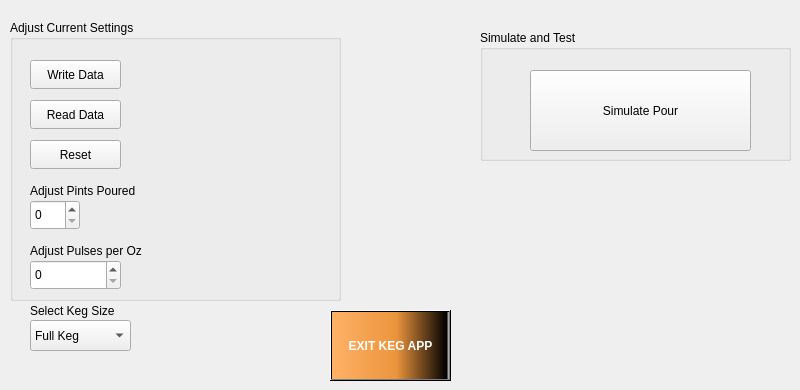
    <widget class="QWidget" name="tab_2">
     <attribute name="title">
      <string>Settings</string>
     </attribute>
     <widget class="QGroupBox" name="groupBox_2">
      <property name="geometry">
       <rect>
        <x>10</x>
        <y>20</y>
        <width>331</width>
        <height>281</height>
       </rect>
      </property>
      <property name="title">
       <string>Adjust Current Settings</string>
      </property>
      <widget class="QLabel" name="label_10">
       <property name="geometry">
        <rect>
         <x>20</x>
         <y>160</y>
         <width>151</width>
         <height>21</height>
        </rect>
       </property>
       <property name="text">
        <string>Adjust Pints Poured</string>
       </property>
      </widget>
      <widget class="QPushButton" name="ResetBtn">
       <property name="geometry">
        <rect>
         <x>20</x>
         <y>120</y>
         <width>91</width>
         <height>29</height>
        </rect>
       </property>
       <property name="text">
        <string>Reset</string>
       </property>
      </widget>
      <widget class="QSpinBox" name="PintsPouredspinBox">
       <property name="geometry">
        <rect>
         <x>20</x>
         <y>180</y>
         <width>50</width>
         <height>30</height>
        </rect>
       </property>
       <property name="maximum">
        <number>103</number>
       </property>
      </widget>
      <widget class="QPushButton" name="ReadDataBtn">
       <property name="geometry">
        <rect>
         <x>20</x>
         <y>80</y>
         <width>91</width>
         <height>29</height>
        </rect>
       </property>
       <property name="text">
        <string>Read Data</string>
       </property>
      </widget>
      <widget class="QPushButton" name="WriteDataBtn">
       <property name="geometry">
        <rect>
         <x>20</x>
         <y>40</y>
         <width>91</width>
         <height>29</height>
        </rect>
       </property>
       <property name="text">
        <string>Write Data</string>
       </property>
      </widget>
      <widget class="QSpinBox" name="PulsespinBox">
       <property name="geometry">
        <rect>
         <x>20</x>
         <y>240</y>
         <width>91</width>
         <height>30</height>
        </rect>
       </property>
      </widget>
      <widget class="QLabel" name="label_11">
       <property name="geometry">
        <rect>
         <x>20</x>
         <y>220</y>
         <width>151</width>
         <height>21</height>
        </rect>
       </property>
       <property name="text">
        <string>Adjust Pulses per Oz</string>
       </property>
      </widget>
     </widget>
     <widget class="QGroupBox" name="groupBox_3">
      <property name="geometry">
       <rect>
        <x>480</x>
        <y>30</y>
        <width>311</width>
        <height>131</height>
       </rect>
      </property>
      <property name="title">
       <string>Simulate and Test</string>
      </property>
      <widget class="QPushButton" name="SimPourBtn">
       <property name="geometry">
        <rect>
         <x>50</x>
         <y>40</y>
         <width>221</width>
         <height>81</height>
        </rect>
       </property>
       <property name="text">
        <string>Simulate Pour</string>
       </property>
      </widget>
     </widget>
     <widget class="QPushButton" name="ExitButton">
      <property name="geometry">
       <rect>
        <x>330</x>
        <y>310</y>
        <width>121</width>
        <height>71</height>
       </rect>
      </property>
      <property name="palette">
       <palette>
        <active>
         <colorrole role="WindowText">
          <brush brushstyle="SolidPattern">
           <color alpha="255">
            <red>0</red>
            <green>0</green>
            <blue>0</blue>
           </color>
          </brush>
         </colorrole>
         <colorrole role="Button">
          <brush brushstyle="LinearGradientPattern">
           <gradient startx="0.000000000000000" starty="0.000000000000000" endx="1.000000000000000" endy="0.000000000000000" type="LinearGradient" spread="PadSpread" coordinatemode="ObjectBoundingMode">
            <gradientstop position="0.000000000000000">
             <color alpha="255">
              <red>255</red>
              <green>178</green>
              <blue>102</blue>
             </color>
            </gradientstop>
            <gradientstop position="0.550000000000000">
             <color alpha="255">
              <red>235</red>
              <green>148</green>
              <blue>61</blue>
             </color>
            </gradientstop>
            <gradientstop position="0.980000000000000">
             <color alpha="255">
              <red>0</red>
              <green>0</green>
              <blue>0</blue>
             </color>
            </gradientstop>
            <gradientstop position="1.000000000000000">
             <color alpha="0">
              <red>0</red>
              <green>0</green>
              <blue>0</blue>
             </color>
            </gradientstop>
           </gradient>
          </brush>
         </colorrole>
         <colorrole role="Light">
          <brush brushstyle="SolidPattern">
           <color alpha="255">
            <red>255</red>
            <green>255</green>
            <blue>255</blue>
           </color>
          </brush>
         </colorrole>
         <colorrole role="Midlight">
          <brush brushstyle="SolidPattern">
           <color alpha="255">
            <red>255</red>
            <green>255</green>
            <blue>255</blue>
           </color>
          </brush>
         </colorrole>
         <colorrole role="Dark">
          <brush brushstyle="SolidPattern">
           <color alpha="255">
            <red>127</red>
            <green>127</green>
            <blue>127</blue>
           </color>
          </brush>
         </colorrole>
         <colorrole role="Mid">
          <brush brushstyle="SolidPattern">
           <color alpha="255">
            <red>170</red>
            <green>170</green>
            <blue>170</blue>
           </color>
          </brush>
         </colorrole>
         <colorrole role="Text">
          <brush brushstyle="SolidPattern">
           <color alpha="255">
            <red>0</red>
            <green>0</green>
            <blue>0</blue>
           </color>
          </brush>
         </colorrole>
         <colorrole role="BrightText">
          <brush brushstyle="SolidPattern">
           <color alpha="255">
            <red>255</red>
            <green>255</green>
            <blue>255</blue>
           </color>
          </brush>
         </colorrole>
         <colorrole role="ButtonText">
          <brush brushstyle="SolidPattern">
           <color alpha="255">
            <red>255</red>
            <green>255</green>
            <blue>255</blue>
           </color>
          </brush>
         </colorrole>
         <colorrole role="Base">
          <brush brushstyle="LinearGradientPattern">
           <gradient startx="0.000000000000000" starty="0.000000000000000" endx="1.000000000000000" endy="0.000000000000000" type="LinearGradient" spread="PadSpread" coordinatemode="ObjectBoundingMode">
            <gradientstop position="0.000000000000000">
             <color alpha="255">
              <red>255</red>
              <green>178</green>
              <blue>102</blue>
             </color>
            </gradientstop>
            <gradientstop position="0.550000000000000">
             <color alpha="255">
              <red>235</red>
              <green>148</green>
              <blue>61</blue>
             </color>
            </gradientstop>
            <gradientstop position="0.980000000000000">
             <color alpha="255">
              <red>0</red>
              <green>0</green>
              <blue>0</blue>
             </color>
            </gradientstop>
            <gradientstop position="1.000000000000000">
             <color alpha="0">
              <red>0</red>
              <green>0</green>
              <blue>0</blue>
             </color>
            </gradientstop>
           </gradient>
          </brush>
         </colorrole>
         <colorrole role="Window">
          <brush brushstyle="LinearGradientPattern">
           <gradient startx="0.000000000000000" starty="0.000000000000000" endx="1.000000000000000" endy="0.000000000000000" type="LinearGradient" spread="PadSpread" coordinatemode="ObjectBoundingMode">
            <gradientstop position="0.000000000000000">
             <color alpha="255">
              <red>255</red>
              <green>178</green>
              <blue>102</blue>
             </color>
            </gradientstop>
            <gradientstop position="0.550000000000000">
             <color alpha="255">
              <red>235</red>
              <green>148</green>
              <blue>61</blue>
             </color>
            </gradientstop>
            <gradientstop position="0.980000000000000">
             <color alpha="255">
              <red>0</red>
              <green>0</green>
              <blue>0</blue>
             </color>
            </gradientstop>
            <gradientstop position="1.000000000000000">
             <color alpha="0">
              <red>0</red>
              <green>0</green>
              <blue>0</blue>
             </color>
            </gradientstop>
           </gradient>
          </brush>
         </colorrole>
         <colorrole role="Shadow">
          <brush brushstyle="SolidPattern">
           <color alpha="255">
            <red>0</red>
            <green>0</green>
            <blue>0</blue>
           </color>
          </brush>
         </colorrole>
         <colorrole role="AlternateBase">
          <brush brushstyle="SolidPattern">
           <color alpha="255">
            <red>255</red>
            <green>255</green>
            <blue>255</blue>
           </color>
          </brush>
         </colorrole>
         <colorrole role="ToolTipBase">
          <brush brushstyle="SolidPattern">
           <color alpha="255">
            <red>255</red>
            <green>255</green>
            <blue>220</blue>
           </color>
          </brush>
         </colorrole>
         <colorrole role="ToolTipText">
          <brush brushstyle="SolidPattern">
           <color alpha="255">
            <red>0</red>
            <green>0</green>
            <blue>0</blue>
           </color>
          </brush>
         </colorrole>
        </active>
        <inactive>
         <colorrole role="WindowText">
          <brush brushstyle="SolidPattern">
           <color alpha="255">
            <red>0</red>
            <green>0</green>
            <blue>0</blue>
           </color>
          </brush>
         </colorrole>
         <colorrole role="Button">
          <brush brushstyle="LinearGradientPattern">
           <gradient startx="0.000000000000000" starty="0.000000000000000" endx="1.000000000000000" endy="0.000000000000000" type="LinearGradient" spread="PadSpread" coordinatemode="ObjectBoundingMode">
            <gradientstop position="0.000000000000000">
             <color alpha="255">
              <red>255</red>
              <green>178</green>
              <blue>102</blue>
             </color>
            </gradientstop>
            <gradientstop position="0.550000000000000">
             <color alpha="255">
              <red>235</red>
              <green>148</green>
              <blue>61</blue>
             </color>
            </gradientstop>
            <gradientstop position="0.980000000000000">
             <color alpha="255">
              <red>0</red>
              <green>0</green>
              <blue>0</blue>
             </color>
            </gradientstop>
            <gradientstop position="1.000000000000000">
             <color alpha="0">
              <red>0</red>
              <green>0</green>
              <blue>0</blue>
             </color>
            </gradientstop>
           </gradient>
          </brush>
         </colorrole>
         <colorrole role="Light">
          <brush brushstyle="SolidPattern">
           <color alpha="255">
            <red>255</red>
            <green>255</green>
            <blue>255</blue>
           </color>
          </brush>
         </colorrole>
         <colorrole role="Midlight">
          <brush brushstyle="SolidPattern">
           <color alpha="255">
            <red>255</red>
            <green>255</green>
            <blue>255</blue>
           </color>
          </brush>
         </colorrole>
         <colorrole role="Dark">
          <brush brushstyle="SolidPattern">
           <color alpha="255">
            <red>127</red>
            <green>127</green>
            <blue>127</blue>
           </color>
          </brush>
         </colorrole>
         <colorrole role="Mid">
          <brush brushstyle="SolidPattern">
           <color alpha="255">
            <red>170</red>
            <green>170</green>
            <blue>170</blue>
           </color>
          </brush>
         </colorrole>
         <colorrole role="Text">
          <brush brushstyle="SolidPattern">
           <color alpha="255">
            <red>0</red>
            <green>0</green>
            <blue>0</blue>
           </color>
          </brush>
         </colorrole>
         <colorrole role="BrightText">
          <brush brushstyle="SolidPattern">
           <color alpha="255">
            <red>255</red>
            <green>255</green>
            <blue>255</blue>
           </color>
          </brush>
         </colorrole>
         <colorrole role="ButtonText">
          <brush brushstyle="SolidPattern">
           <color alpha="255">
            <red>255</red>
            <green>255</green>
            <blue>255</blue>
           </color>
          </brush>
         </colorrole>
         <colorrole role="Base">
          <brush brushstyle="LinearGradientPattern">
           <gradient startx="0.000000000000000" starty="0.000000000000000" endx="1.000000000000000" endy="0.000000000000000" type="LinearGradient" spread="PadSpread" coordinatemode="ObjectBoundingMode">
            <gradientstop position="0.000000000000000">
             <color alpha="255">
              <red>255</red>
              <green>178</green>
              <blue>102</blue>
             </color>
            </gradientstop>
            <gradientstop position="0.550000000000000">
             <color alpha="255">
              <red>235</red>
              <green>148</green>
              <blue>61</blue>
             </color>
            </gradientstop>
            <gradientstop position="0.980000000000000">
             <color alpha="255">
              <red>0</red>
              <green>0</green>
              <blue>0</blue>
             </color>
            </gradientstop>
            <gradientstop position="1.000000000000000">
             <color alpha="0">
              <red>0</red>
              <green>0</green>
              <blue>0</blue>
             </color>
            </gradientstop>
           </gradient>
          </brush>
         </colorrole>
         <colorrole role="Window">
          <brush brushstyle="LinearGradientPattern">
           <gradient startx="0.000000000000000" starty="0.000000000000000" endx="1.000000000000000" endy="0.000000000000000" type="LinearGradient" spread="PadSpread" coordinatemode="ObjectBoundingMode">
            <gradientstop position="0.000000000000000">
             <color alpha="255">
              <red>255</red>
              <green>178</green>
              <blue>102</blue>
             </color>
            </gradientstop>
            <gradientstop position="0.550000000000000">
             <color alpha="255">
              <red>235</red>
              <green>148</green>
              <blue>61</blue>
             </color>
            </gradientstop>
            <gradientstop position="0.980000000000000">
             <color alpha="255">
              <red>0</red>
              <green>0</green>
              <blue>0</blue>
             </color>
            </gradientstop>
            <gradientstop position="1.000000000000000">
             <color alpha="0">
              <red>0</red>
              <green>0</green>
              <blue>0</blue>
             </color>
            </gradientstop>
           </gradient>
          </brush>
         </colorrole>
         <colorrole role="Shadow">
          <brush brushstyle="SolidPattern">
           <color alpha="255">
            <red>0</red>
            <green>0</green>
            <blue>0</blue>
           </color>
          </brush>
         </colorrole>
         <colorrole role="AlternateBase">
          <brush brushstyle="SolidPattern">
           <color alpha="255">
            <red>255</red>
            <green>255</green>
            <blue>255</blue>
           </color>
          </brush>
         </colorrole>
         <colorrole role="ToolTipBase">
          <brush brushstyle="SolidPattern">
           <color alpha="255">
            <red>255</red>
            <green>255</green>
            <blue>220</blue>
           </color>
          </brush>
         </colorrole>
         <colorrole role="ToolTipText">
          <brush brushstyle="SolidPattern">
           <color alpha="255">
            <red>0</red>
            <green>0</green>
            <blue>0</blue>
           </color>
          </brush>
         </colorrole>
        </inactive>
        <disabled>
         <colorrole role="WindowText">
          <brush brushstyle="SolidPattern">
           <color alpha="255">
            <red>127</red>
            <green>127</green>
            <blue>127</blue>
           </color>
          </brush>
         </colorrole>
         <colorrole role="Button">
          <brush brushstyle="LinearGradientPattern">
           <gradient startx="0.000000000000000" starty="0.000000000000000" endx="1.000000000000000" endy="0.000000000000000" type="LinearGradient" spread="PadSpread" coordinatemode="ObjectBoundingMode">
            <gradientstop position="0.000000000000000">
             <color alpha="255">
              <red>255</red>
              <green>178</green>
              <blue>102</blue>
             </color>
            </gradientstop>
            <gradientstop position="0.550000000000000">
             <color alpha="255">
              <red>235</red>
              <green>148</green>
              <blue>61</blue>
             </color>
            </gradientstop>
            <gradientstop position="0.980000000000000">
             <color alpha="255">
              <red>0</red>
              <green>0</green>
              <blue>0</blue>
             </color>
            </gradientstop>
            <gradientstop position="1.000000000000000">
             <color alpha="0">
              <red>0</red>
              <green>0</green>
              <blue>0</blue>
             </color>
            </gradientstop>
           </gradient>
          </brush>
         </colorrole>
         <colorrole role="Light">
          <brush brushstyle="SolidPattern">
           <color alpha="255">
            <red>255</red>
            <green>255</green>
            <blue>255</blue>
           </color>
          </brush>
         </colorrole>
         <colorrole role="Midlight">
          <brush brushstyle="SolidPattern">
           <color alpha="255">
            <red>255</red>
            <green>255</green>
            <blue>255</blue>
           </color>
          </brush>
         </colorrole>
         <colorrole role="Dark">
          <brush brushstyle="SolidPattern">
           <color alpha="255">
            <red>127</red>
            <green>127</green>
            <blue>127</blue>
           </color>
          </brush>
         </colorrole>
         <colorrole role="Mid">
          <brush brushstyle="SolidPattern">
           <color alpha="255">
            <red>170</red>
            <green>170</green>
            <blue>170</blue>
           </color>
          </brush>
         </colorrole>
         <colorrole role="Text">
          <brush brushstyle="SolidPattern">
           <color alpha="255">
            <red>127</red>
            <green>127</green>
            <blue>127</blue>
           </color>
          </brush>
         </colorrole>
         <colorrole role="BrightText">
          <brush brushstyle="SolidPattern">
           <color alpha="255">
            <red>255</red>
            <green>255</green>
            <blue>255</blue>
           </color>
          </brush>
         </colorrole>
         <colorrole role="ButtonText">
          <brush brushstyle="SolidPattern">
           <color alpha="255">
            <red>127</red>
            <green>127</green>
            <blue>127</blue>
           </color>
          </brush>
         </colorrole>
         <colorrole role="Base">
          <brush brushstyle="LinearGradientPattern">
           <gradient startx="0.000000000000000" starty="0.000000000000000" endx="1.000000000000000" endy="0.000000000000000" type="LinearGradient" spread="PadSpread" coordinatemode="ObjectBoundingMode">
            <gradientstop position="0.000000000000000">
             <color alpha="255">
              <red>255</red>
              <green>178</green>
              <blue>102</blue>
             </color>
            </gradientstop>
            <gradientstop position="0.550000000000000">
             <color alpha="255">
              <red>235</red>
              <green>148</green>
              <blue>61</blue>
             </color>
            </gradientstop>
            <gradientstop position="0.980000000000000">
             <color alpha="255">
              <red>0</red>
              <green>0</green>
              <blue>0</blue>
             </color>
            </gradientstop>
            <gradientstop position="1.000000000000000">
             <color alpha="0">
              <red>0</red>
              <green>0</green>
              <blue>0</blue>
             </color>
            </gradientstop>
           </gradient>
          </brush>
         </colorrole>
         <colorrole role="Window">
          <brush brushstyle="LinearGradientPattern">
           <gradient startx="0.000000000000000" starty="0.000000000000000" endx="1.000000000000000" endy="0.000000000000000" type="LinearGradient" spread="PadSpread" coordinatemode="ObjectBoundingMode">
            <gradientstop position="0.000000000000000">
             <color alpha="255">
              <red>255</red>
              <green>178</green>
              <blue>102</blue>
             </color>
            </gradientstop>
            <gradientstop position="0.550000000000000">
             <color alpha="255">
              <red>235</red>
              <green>148</green>
              <blue>61</blue>
             </color>
            </gradientstop>
            <gradientstop position="0.980000000000000">
             <color alpha="255">
              <red>0</red>
              <green>0</green>
              <blue>0</blue>
             </color>
            </gradientstop>
            <gradientstop position="1.000000000000000">
             <color alpha="0">
              <red>0</red>
              <green>0</green>
              <blue>0</blue>
             </color>
            </gradientstop>
           </gradient>
          </brush>
         </colorrole>
         <colorrole role="Shadow">
          <brush brushstyle="SolidPattern">
           <color alpha="255">
            <red>0</red>
            <green>0</green>
            <blue>0</blue>
           </color>
          </brush>
         </colorrole>
         <colorrole role="AlternateBase">
          <brush brushstyle="SolidPattern">
           <color alpha="255">
            <red>255</red>
            <green>255</green>
            <blue>255</blue>
           </color>
          </brush>
         </colorrole>
         <colorrole role="ToolTipBase">
          <brush brushstyle="SolidPattern">
           <color alpha="255">
            <red>255</red>
            <green>255</green>
            <blue>220</blue>
           </color>
          </brush>
         </colorrole>
         <colorrole role="ToolTipText">
          <brush brushstyle="SolidPattern">
           <color alpha="255">
            <red>0</red>
            <green>0</green>
            <blue>0</blue>
           </color>
          </brush>
         </colorrole>
        </disabled>
       </palette>
      </property>
      <property name="font">
       <font>
        <weight>75</weight>
        <bold>true</bold>
       </font>
      </property>
      <property name="autoFillBackground">
       <bool>false</bool>
      </property>
      <property name="styleSheet">
       <string notr="true">background-color: qlineargradient(spread:pad, x1:0, y1:0, x2:1, y2:0, stop:0 rgba(255, 178, 102, 255), stop:0.55 rgba(235, 148, 61, 255), stop:0.98 rgba(0, 0, 0, 255), stop:1 rgba(0, 0, 0, 0));</string>
      </property>
      <property name="text">
       <string>EXIT KEG APP</string>
      </property>
     </widget>
     <widget class="QComboBox" name="CB_KegSelect">
      <property name="geometry">
       <rect>
        <x>30</x>
        <y>320</y>
        <width>101</width>
        <height>31</height>
       </rect>
      </property>
      <item>
       <property name="text">
        <string>Full Keg</string>
       </property>
      </item>
      <item>
       <property name="text">
        <string>Sixth Keg</string>
       </property>
      </item>
     </widget>
     <widget class="QLabel" name="label_14">
      <property name="geometry">
       <rect>
        <x>30</x>
        <y>300</y>
        <width>151</width>
        <height>21</height>
       </rect>
      </property>
      <property name="text">
       <string>Select Keg Size</string>
      </property>
     </widget>
     <zorder>groupBox_3</zorder>
     <zorder>groupBox_2</zorder>
     <zorder>ExitButton</zorder>
     <zorder>CB_KegSelect</zorder>
     <zorder>label_14</zorder>
    </widget>
